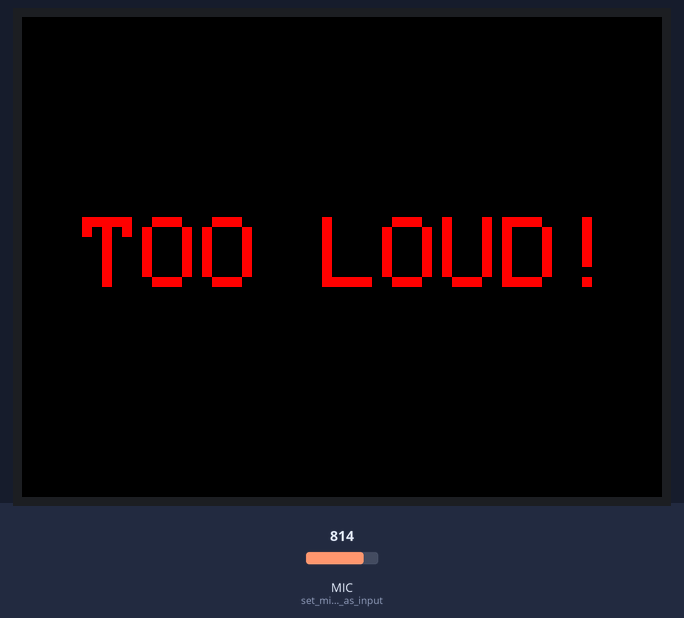
Bench run of a sketch on a simulated Seeed Wio Terminal. Shown: 320×240 colour display. The test bench sets the inputs (shaded band); at power-on: MIC (set_mic_pin_as_input) = 512.

1.4 s: MIC (set_mic_pin_as_input) set to 786
2.9 s: MIC (set_mic_pin_as_input) set to 814
Above: at 3.8 s.
Timing chart, 0 to 5.9 s (numbered marks = the images above; inputs shaded):
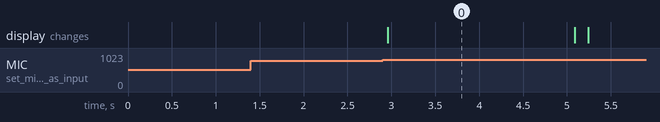

Measured:
- after the input at 1.4 s, every drawn part: stays the same
- after the input at 2.9 s, the display: changes after 0.06 s (image 0)
- what the display in image 0 shows lasts 2.1 s, from 3.0 s to 5.1 s

The sketch:

mic_with_LCD.ino
```cpp
#include "TFT_eSPI.h" //include TFT LCD library

TFT_eSPI tft; //initialize TFT LCD

TFT_eSprite spr = TFT_eSprite(&tft); //initialize buffer


void setup() {
    pinMode(WIO_MIC, INPUT); //set mic pin as input
    tft.begin(); //start LCD
    tft.setRotation(3); //set screen rotation
    spr.createSprite(TFT_HEIGHT,TFT_WIDTH); //create buffer
}

void loop() {
    spr.fillSprite(TFT_BLACK); //fill background
    tft.setTextSize(5); //set text size
    tft.setTextColor(TFT_RED); //set text color

    if (analogRead(WIO_MIC) > 800){ //condition to check whether analog reading is more than 800
      tft.drawString("TOO LOUD!",30,100); //draw text string if above condition is met
      delay(2000); //hold text on LCD
    }

    spr.pushSprite(0, 0); //push to LCD
    delay(50);
}
```
